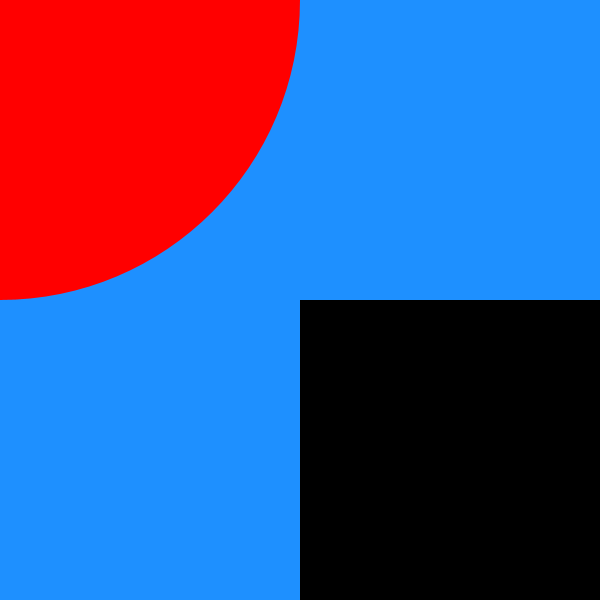
Frame 1 (no input)
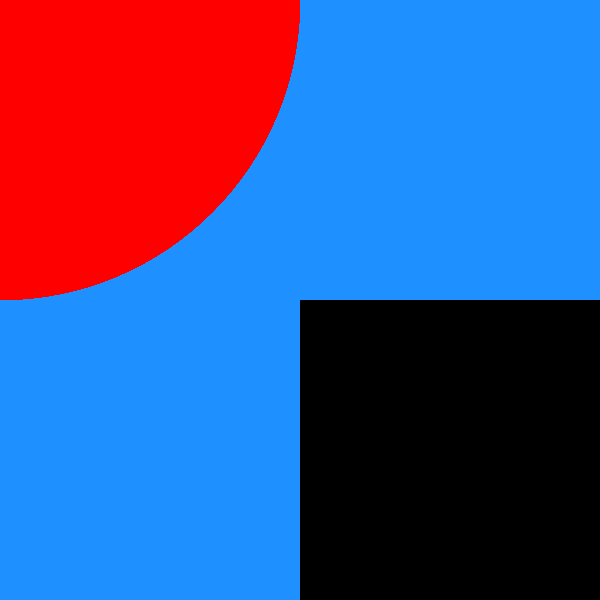
Frame 60 (the mouse pressed at the canvas centre just before this capture)
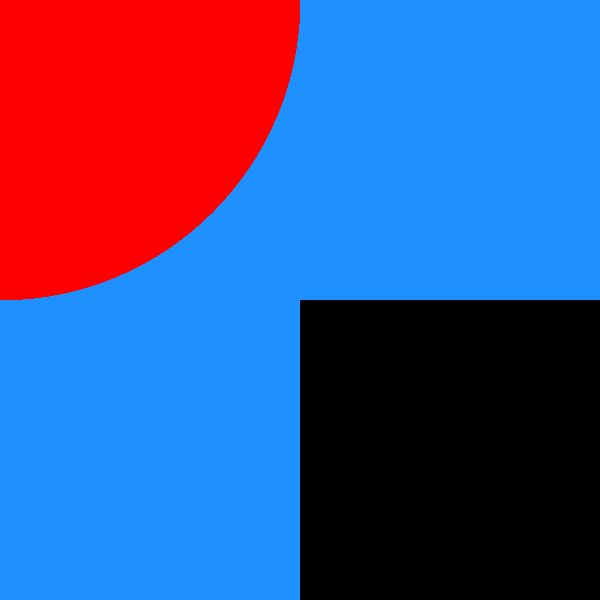
Frame 120 (the mouse held since frame 60 and released just before this capture)

The Processing sketch that drew these frames (run headless with seeded random() and noise(); from frame 60 on, the mouse is pressed at the canvas centre):

// Processing sketch: Question1_Answers
// ── Question1_Answers.pde
void setup(){
  size(600,600);
  background(30,144,255);
}
void draw(){
fill(255,0,0);
noStroke();
ellipse(0,0,width,height);  
fill(0);
rect(width/2,height/2,width,height);
strokeWeight(3);
  
 
}
